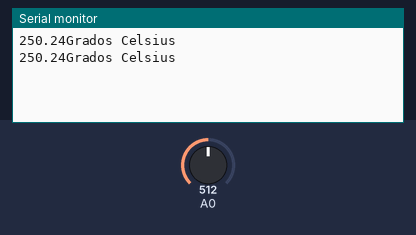
This sketch was run on a simulated Arduino Uno, built with avr-gcc and run on an emulated ATmega328P. On the bench: the last lines printed to the serial monitor. Inputs (shaded band) come from the test bench; at power-on: A0 = 512.

Above: at 1.8 s.
1.9 s: A0 set to 716
At 2.7 s:
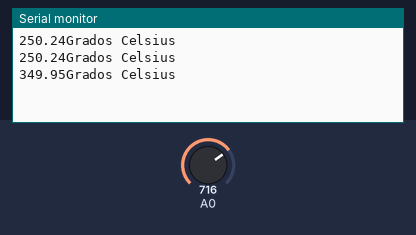
3.4 s: A0 set to 900
At 4.8 s:
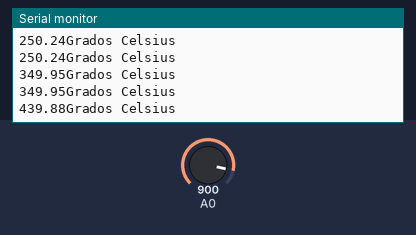
Timing chart, 0 to 6.4 s (numbered marks = the images above; inputs shaded):
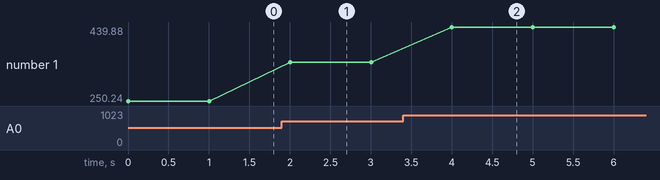

The sketch:

sketch.ino
```cpp
#include <lm35.h>
//Se llama a la libreria y se le pasa como variable el pin de entrada del sensor en este caso A0
lm35 LM35(0);
void setup() {
  // Configuramos el puerto serial a 9600 bps
  Serial.begin(9600);
}

void loop() {
  //Se envia el dato
  Serial.println(String(LM35.toCelsius())+"Grados Celsius\n");
  // Esperamos un tiempo para repetir el loop
  delay(1000);
}
```

Measured:
- after the input at 1.9 s, the serial monitor: prints a new line after 0.10 s (image 1)
- after the input at 3.4 s, the serial monitor: prints a new line after 0.60 s (image 2)
- plotted number 1: 250.24 → 349.95 after the input at 1.9 s, 349.95 → 439.88 after the input at 3.4 s
